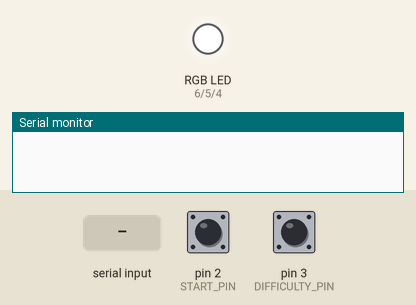
The program below on a simulated Arduino Uno, built with avr-gcc and run on an emulated ATmega328P. Parts: an RGB LED mixed from three pins (HIGH = lit), the last lines printed to the serial monitor. Dashed ring = blinking. Inputs (shaded band) come from the test bench; at power-on: pin 2 (START_PIN) HIGH, pin 3 (DIFFICULTY_PIN) HIGH. Random numbers use the default seed unless the program sets one.

Above: at 1.2 s.
1.3 s: pin 2 (START_PIN) pulled LOW for 0.15 s
At 2.7 s:
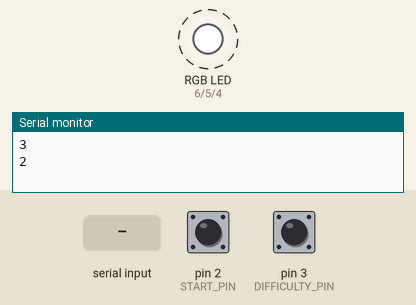
4.4 s: "1\n" received over Serial
At 5.1 s:
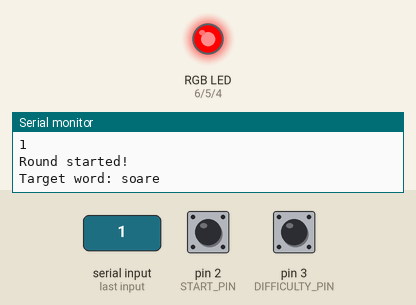
7.4 s: "0\n" received over Serial
At 8.6 s:
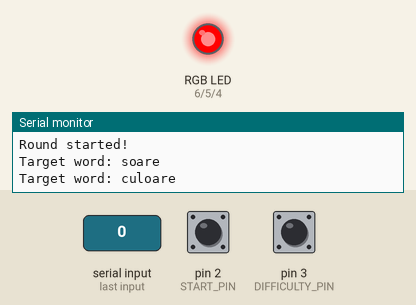
10.4 s: "2\n" received over Serial
At 13.7 s:
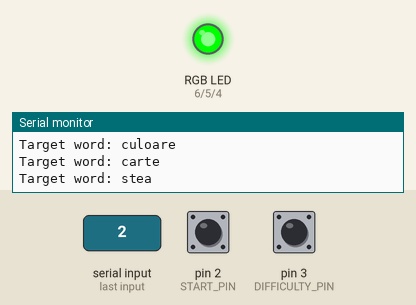
Timing chart, 0 to 35.8 s (numbered marks = the images above; inputs shaded):
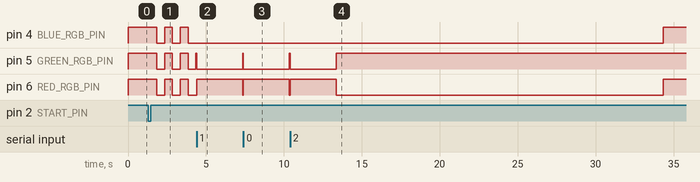

Measured:
- after the input at 1.3 s, pin 4 (BLUE_RGB_PIN), pin 5 (GREEN_RGB_PIN), pin 6 (RED_RGB_PIN): alternates HIGH for 0.50 s and LOW for 0.50 s, starting after 0.55 s
- after the input at 4.4 s, pin 5 (GREEN_RGB_PIN): HIGH → LOW at once, → HIGH 2.9 s later; pin 6 (RED_RGB_PIN): LOW → HIGH at once, → LOW 2.9 s later
- after the input at 7.4 s, pin 5 (GREEN_RGB_PIN): HIGH → LOW at once, → HIGH 2.9 s later; pin 6 (RED_RGB_PIN): LOW → HIGH at once, → LOW 2.9 s later
- after the input at 10.4 s, pin 5 (GREEN_RGB_PIN): HIGH → LOW at once, → HIGH 2.9 s later

The program:

main.cpp
```cpp
#include <Arduino.h>

// Definirea pinii LED RGB și a butoanelor de start și dificultate
#define GREEN_RGB_PIN 5
#define BLUE_RGB_PIN 4
#define RED_RGB_PIN 6
#define START_PIN 2
#define DIFFICULTY_PIN 3

// Lista de cuvinte pentru joc, cu un total de 20 de cuvinte
String words[] = {
    "copac", "telefon", "zambet", "computer", "fruct",
    "casa", "pictura", "soare", "natura", "culoare",
    "cer", "joc", "masina", "carte", "muzica",
    "prieten", "floare", "apa", "stea", "luna"
};

// Vector pentru a monitoriza dacă un cuvânt a fost deja folosit în timpul rundei curente
int frequency[] = {0, 0, 0, 0, 0, 0, 0, 0, 0, 0, 0, 0, 0, 0, 0, 0, 0, 0, 0, 0};

// Variabile globale pentru gestionarea logicii jocului
int userTime = 0;                       // Timpul total petrecut în runda curentă
int checkInterval = 0;                  // Interval de verificare pentru timpul de runda
int additionalTime = 0;                 // Adaos de timp pentru verificările frecvenței
bool isRoundActive = false;             // Starea jocului (dacă runda este activă)
bool isCountdownActive = false;         // Starea countdown-ului
int difficulty = 0;                     // Nivelul de dificultate (0=Easy, 1=Medium, 2=Hard)
unsigned long lastDebounceTimeStart = 0;
unsigned long lastDebounceTimeDifficulty = 0;
unsigned long debounceDelay = 50;       // Intervalul de debounce pentru butoane
bool lastStartButtonState = HIGH;       // Ultima stare a butonului de start
bool lastDifficultyButtonState = HIGH;  // Ultima stare a butonului de dificultate
const int roundDuration = 30000;        // Durata unei runde (30 secunde)
int correctWordsCount = 0;              // Numarul de cuvinte corecte introduse
const unsigned int easyInterval = 3000; // Interval pentru dificultate ușoară (3 secunde)
const unsigned int mediumInterval = 2000; // Interval pentru dificultate medie (2 secunde)
const unsigned int hardInterval = 1000; // Interval pentru dificultate dificilă (1 secundă)
unsigned int currentInterval = easyInterval; // Intervalul curent pentru dificultate
const char* difficulties[] = {"Easy", "Medium", "Hard"};
bool difficultyButtonPressed = false;   // Flag pentru a detecta apăsarea butonului de dificultate
int pointsCount = 0;                    // Puncte obținute în runda curentă

// Prototipuri de funcții pentru a fi utilizate în cod
void setLEDColor(int red, int green, int blue);
void handleDifficultyButton();
void stopRound();
void executeRound();
void countdown();
int generateWord();

// Setează culoarea LED-ului RGB
void setLEDColor(int red, int green, int blue) {
  analogWrite(RED_RGB_PIN, red);
  analogWrite(GREEN_RGB_PIN, green);
  analogWrite(BLUE_RGB_PIN, blue);
}

void setup() {
  // Configurarea pinilor și LED-ului RGB
  pinMode(START_PIN, INPUT_PULLUP);
  pinMode(DIFFICULTY_PIN, INPUT_PULLUP);
  pinMode(RED_RGB_PIN, OUTPUT);
  pinMode(GREEN_RGB_PIN, OUTPUT);
  pinMode(BLUE_RGB_PIN, OUTPUT);
  setLEDColor(255, 255, 255);           // Culoare albă inițială pentru LED
  Serial.begin(9600);
}

void loop() {
  // Citire starea butonului de dificultate
  bool reading = digitalRead(DIFFICULTY_PIN);
  if (reading != lastDifficultyButtonState) {
    lastDebounceTimeDifficulty = millis();
  }
  if ((millis() - lastDebounceTimeDifficulty) > debounceDelay) {
    // Dacă butonul a fost apăsat și nu este în runda sau countdown
    if (reading == LOW && !isRoundActive && !difficultyButtonPressed) {
      handleDifficultyButton();
      difficultyButtonPressed = true;
    }
  }
  if (reading == HIGH) {
    difficultyButtonPressed = false;
  }
  lastDifficultyButtonState = reading;

  // Citire starea butonului de start
  bool startReading = digitalRead(START_PIN);
  if (startReading != lastStartButtonState) {
    lastDebounceTimeStart = millis();
  }
  if ((millis() - lastDebounceTimeStart) > debounceDelay) {
    // Pornire runda dacă butonul de start este apăsat și nu suntem deja într-o rundă
    if (startReading == LOW) {
      if (!isRoundActive && !isCountdownActive) {
        countdown();
        executeRound();
      }
    }
  }
  lastStartButtonState = startReading;
}

// Funcție pentru a genera un cuvânt aleatoriu care nu a fost utilizat anterior
int generateWord() {
  int randomIndex;
  unsigned long startTime = millis();
  do {
    randomIndex = random(0, 20);
  } while (frequency[randomIndex] == 1);
  additionalTime += (millis() - startTime);
  frequency[randomIndex] = 1;
  return randomIndex;
}

// Funcție pentru countdown-ul înainte de începerea rundei
void countdown() {
  isCountdownActive = true;
  unsigned long currentMillis = millis();
  for (int i = 3; i > 0; i--) {
    setLEDColor(255, 255, 255);
    Serial.print(i);
    Serial.print("\n");
    while (millis() - currentMillis < 500) {}   // Așteaptă 500 ms
    setLEDColor(0, 0, 0);
    currentMillis = millis();
    while (millis() - currentMillis < 500) {}   // Așteaptă 500 ms
    currentMillis = millis();
    setLEDColor(255, 255, 255);
  }
  isCountdownActive = false;
}

// Funcție principală a jocului care gestionează introducerea cuvintelor și scorul
void executeRound() {
  Serial.println("Round started!");
  setLEDColor(0, 255, 0);
  isRoundActive = true;
  userTime = 0;
  pointsCount = 0;

  while (userTime < roundDuration + additionalTime) {
    setLEDColor(0,255,0);
    int wordIndex = generateWord();
    String currentWord = words[wordIndex];
    unsigned long wordStartTime = millis();
    String userInput = "";
    Serial.print("Target word: ");
    Serial.println(currentWord);
    checkInterval = 0;
    while (millis() - wordStartTime < currentInterval) {
      checkInterval = millis() - wordStartTime;
      if (userTime + checkInterval > roundDuration + additionalTime) {
        stopRound();
        return;
      }

      if (Serial.available() > 0) {
        char inputChar = Serial.read();
        if (inputChar == '\b') {
          if (userInput.length() > 0) {
            userInput.remove(userInput.length() - 1);
          }
        } else {
          userInput += inputChar;
        }

        if (currentWord.startsWith(userInput)) {
          setLEDColor(0, 255, 0);
        } else {
          setLEDColor(255, 0, 0);
        }

        if (userInput == currentWord) {
          Serial.println("Correct word!");
          pointsCount++;
          break;
        }
      }
    }
    userTime += currentInterval;
  }
  stopRound();
}

// Funcție pentru a opri runda și a afișa scorul
void stopRound() {
  Serial.println("Round stopped!");
  Serial.print("You typed ");
  Serial.print(pointsCount);
  Serial.println(" words correctly!");
  isRoundActive = false;
  setLEDColor(255, 255, 255);
  for (int i = 0; i < 20; i++) {
    frequency[i] = 0;
  }
}

// Funcție pentru a gestiona apăsarea butonului de dificultate și setarea intervalului corespunzător
void handleDifficultyButton() {
  if (!isRoundActive && !isCountdownActive) {
    difficulty = (difficulty + 1) % 3;
    switch (difficulty) {
      case 0: currentInterval = easyInterval; break;
      case 1: currentInterval = mediumInterval; break;
      case 2: currentInterval = hardInterval; break;
    }
    Serial.print(difficulties[difficulty]);
    Serial.println(" mode on!");
  }
}
```
